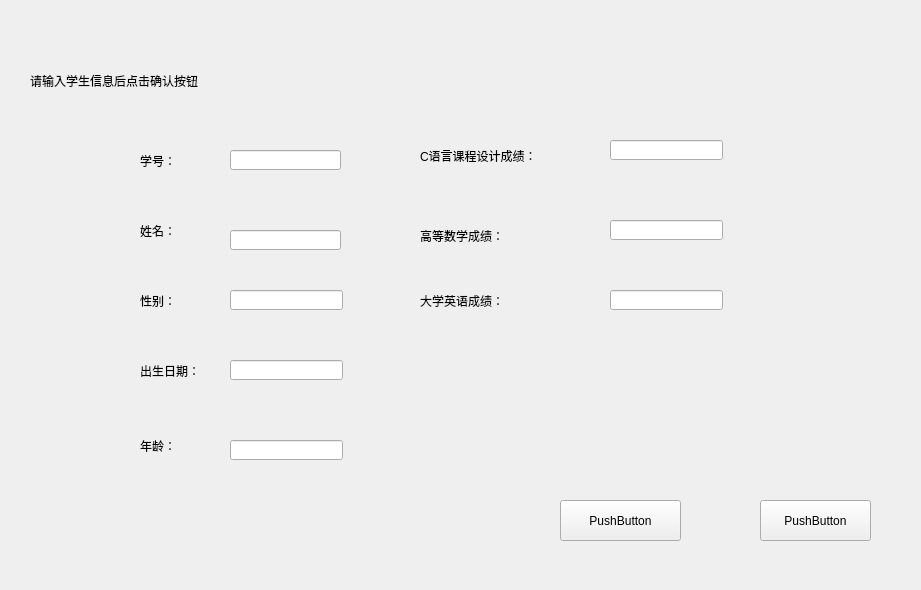
<?xml version="1.0" encoding="UTF-8"?>
<ui version="4.0">
 <class>EntryPage</class>
 <widget class="QWidget" name="EntryPage">
  <property name="geometry">
   <rect>
    <x>0</x>
    <y>0</y>
    <width>921</width>
    <height>590</height>
   </rect>
  </property>
  <property name="windowTitle">
   <string>EntryPage</string>
  </property>
  <widget class="QLabel" name="label">
   <property name="geometry">
    <rect>
     <x>30</x>
     <y>50</y>
     <width>351</width>
     <height>61</height>
    </rect>
   </property>
   <property name="styleSheet">
    <string notr="true">font: 18pt &quot;华文楷体&quot;;</string>
   </property>
   <property name="text">
    <string>请输入学生信息后点击确认按钮</string>
   </property>
  </widget>
  <widget class="QLabel" name="label_2">
   <property name="geometry">
    <rect>
     <x>140</x>
     <y>140</y>
     <width>91</width>
     <height>41</height>
    </rect>
   </property>
   <property name="styleSheet">
    <string notr="true">font: 14pt &quot;Adobe Devanagari&quot;;</string>
   </property>
   <property name="text">
    <string>学号：</string>
   </property>
  </widget>
  <widget class="QLabel" name="label_3">
   <property name="geometry">
    <rect>
     <x>140</x>
     <y>210</y>
     <width>81</width>
     <height>41</height>
    </rect>
   </property>
   <property name="styleSheet">
    <string notr="true">font: 14pt &quot;Adobe Devanagari&quot;;</string>
   </property>
   <property name="text">
    <string>姓名：</string>
   </property>
  </widget>
  <widget class="QLabel" name="label_4">
   <property name="geometry">
    <rect>
     <x>140</x>
     <y>280</y>
     <width>81</width>
     <height>41</height>
    </rect>
   </property>
   <property name="styleSheet">
    <string notr="true">font: 14pt &quot;Adobe Devanagari&quot;;</string>
   </property>
   <property name="text">
    <string>性别：</string>
   </property>
  </widget>
  <widget class="QLabel" name="label_5">
   <property name="geometry">
    <rect>
     <x>140</x>
     <y>350</y>
     <width>101</width>
     <height>41</height>
    </rect>
   </property>
   <property name="styleSheet">
    <string notr="true">font: 14pt &quot;Adobe Devanagari&quot;;</string>
   </property>
   <property name="text">
    <string>出生日期：</string>
   </property>
  </widget>
  <widget class="QLabel" name="label_6">
   <property name="geometry">
    <rect>
     <x>140</x>
     <y>420</y>
     <width>91</width>
     <height>51</height>
    </rect>
   </property>
   <property name="styleSheet">
    <string notr="true">font: 14pt &quot;Adobe Devanagari&quot;;</string>
   </property>
   <property name="text">
    <string>年龄：</string>
   </property>
  </widget>
  <widget class="QLabel" name="label_7">
   <property name="geometry">
    <rect>
     <x>420</x>
     <y>130</y>
     <width>181</width>
     <height>51</height>
    </rect>
   </property>
   <property name="styleSheet">
    <string notr="true">font: 14pt &quot;Adobe Devanagari&quot;;</string>
   </property>
   <property name="text">
    <string>C语言课程设计成绩：</string>
   </property>
  </widget>
  <widget class="QLabel" name="label_8">
   <property name="geometry">
    <rect>
     <x>420</x>
     <y>210</y>
     <width>151</width>
     <height>51</height>
    </rect>
   </property>
   <property name="styleSheet">
    <string notr="true">font: 14pt &quot;Adobe Devanagari&quot;;</string>
   </property>
   <property name="text">
    <string>高等数学成绩：</string>
   </property>
  </widget>
  <widget class="QLabel" name="label_9">
   <property name="geometry">
    <rect>
     <x>420</x>
     <y>270</y>
     <width>131</width>
     <height>61</height>
    </rect>
   </property>
   <property name="styleSheet">
    <string notr="true">font: 14pt &quot;Adobe Devanagari&quot;;</string>
   </property>
   <property name="text">
    <string>大学英语成绩：</string>
   </property>
  </widget>
  <widget class="QLineEdit" name="lineEdit">
   <property name="geometry">
    <rect>
     <x>230</x>
     <y>150</y>
     <width>111</width>
     <height>20</height>
    </rect>
   </property>
   <property name="styleSheet">
    <string notr="true">font: 14pt &quot;Adobe Devanagari&quot;;</string>
   </property>
  </widget>
  <widget class="QLineEdit" name="lineEdit_2">
   <property name="geometry">
    <rect>
     <x>230</x>
     <y>230</y>
     <width>111</width>
     <height>20</height>
    </rect>
   </property>
   <property name="styleSheet">
    <string notr="true">font: 14pt &quot;Adobe Devanagari&quot;;</string>
   </property>
  </widget>
  <widget class="QLineEdit" name="lineEdit_3">
   <property name="geometry">
    <rect>
     <x>230</x>
     <y>290</y>
     <width>113</width>
     <height>20</height>
    </rect>
   </property>
   <property name="styleSheet">
    <string notr="true">font: 14pt &quot;Adobe Devanagari&quot;;</string>
   </property>
  </widget>
  <widget class="QLineEdit" name="lineEdit_4">
   <property name="geometry">
    <rect>
     <x>230</x>
     <y>360</y>
     <width>113</width>
     <height>20</height>
    </rect>
   </property>
   <property name="styleSheet">
    <string notr="true">font: 14pt &quot;Adobe Devanagari&quot;;</string>
   </property>
  </widget>
  <widget class="QLineEdit" name="lineEdit_5">
   <property name="geometry">
    <rect>
     <x>230</x>
     <y>440</y>
     <width>113</width>
     <height>20</height>
    </rect>
   </property>
   <property name="styleSheet">
    <string notr="true">font: 14pt &quot;Adobe Devanagari&quot;;</string>
   </property>
  </widget>
  <widget class="QLineEdit" name="lineEdit_6">
   <property name="geometry">
    <rect>
     <x>610</x>
     <y>140</y>
     <width>113</width>
     <height>20</height>
    </rect>
   </property>
   <property name="styleSheet">
    <string notr="true">font: 14pt &quot;Adobe Devanagari&quot;;</string>
   </property>
  </widget>
  <widget class="QLineEdit" name="lineEdit_7">
   <property name="geometry">
    <rect>
     <x>610</x>
     <y>220</y>
     <width>113</width>
     <height>20</height>
    </rect>
   </property>
   <property name="styleSheet">
    <string notr="true">font: 14pt &quot;Adobe Devanagari&quot;;</string>
   </property>
  </widget>
  <widget class="QLineEdit" name="lineEdit_8">
   <property name="geometry">
    <rect>
     <x>610</x>
     <y>290</y>
     <width>113</width>
     <height>20</height>
    </rect>
   </property>
   <property name="styleSheet">
    <string notr="true">font: 14pt &quot;Adobe Devanagari&quot;;</string>
   </property>
  </widget>
  <widget class="QPushButton" name="ConfirmButton">
   <property name="geometry">
    <rect>
     <x>560</x>
     <y>500</y>
     <width>121</width>
     <height>41</height>
    </rect>
   </property>
   <property name="styleSheet">
    <string notr="true">font: 14pt &quot;Adobe Devanagari&quot;;</string>
   </property>
   <property name="text">
    <string>PushButton</string>
   </property>
  </widget>
  <widget class="QPushButton" name="Exit">
   <property name="geometry">
    <rect>
     <x>760</x>
     <y>500</y>
     <width>111</width>
     <height>41</height>
    </rect>
   </property>
   <property name="styleSheet">
    <string notr="true">font: 14pt &quot;Adobe Devanagari&quot;;</string>
   </property>
   <property name="text">
    <string>PushButton</string>
   </property>
  </widget>
  <widget class="QLabel" name="label_10">
   <property name="geometry">
    <rect>
     <x>-10</x>
     <y>0</y>
     <width>991</width>
     <height>591</height>
    </rect>
   </property>
   <property name="styleSheet">
    <string notr="true">font: 14pt &quot;Adobe Devanagari&quot;;</string>
   </property>
   <property name="text">
    <string/>
   </property>
   <property name="pixmap">
    <pixmap>background.jpg</pixmap>
   </property>
  </widget>
  <zorder>label_10</zorder>
  <zorder>label</zorder>
  <zorder>label_2</zorder>
  <zorder>label_3</zorder>
  <zorder>label_4</zorder>
  <zorder>label_5</zorder>
  <zorder>label_6</zorder>
  <zorder>label_7</zorder>
  <zorder>label_8</zorder>
  <zorder>label_9</zorder>
  <zorder>lineEdit</zorder>
  <zorder>lineEdit_2</zorder>
  <zorder>lineEdit_3</zorder>
  <zorder>lineEdit_4</zorder>
  <zorder>lineEdit_5</zorder>
  <zorder>lineEdit_6</zorder>
  <zorder>lineEdit_7</zorder>
  <zorder>lineEdit_8</zorder>
  <zorder>ConfirmButton</zorder>
  <zorder>Exit</zorder>
 </widget>
 <layoutdefault spacing="6" margin="11"/>
 <resources/>
 <connections/>
</ui>
